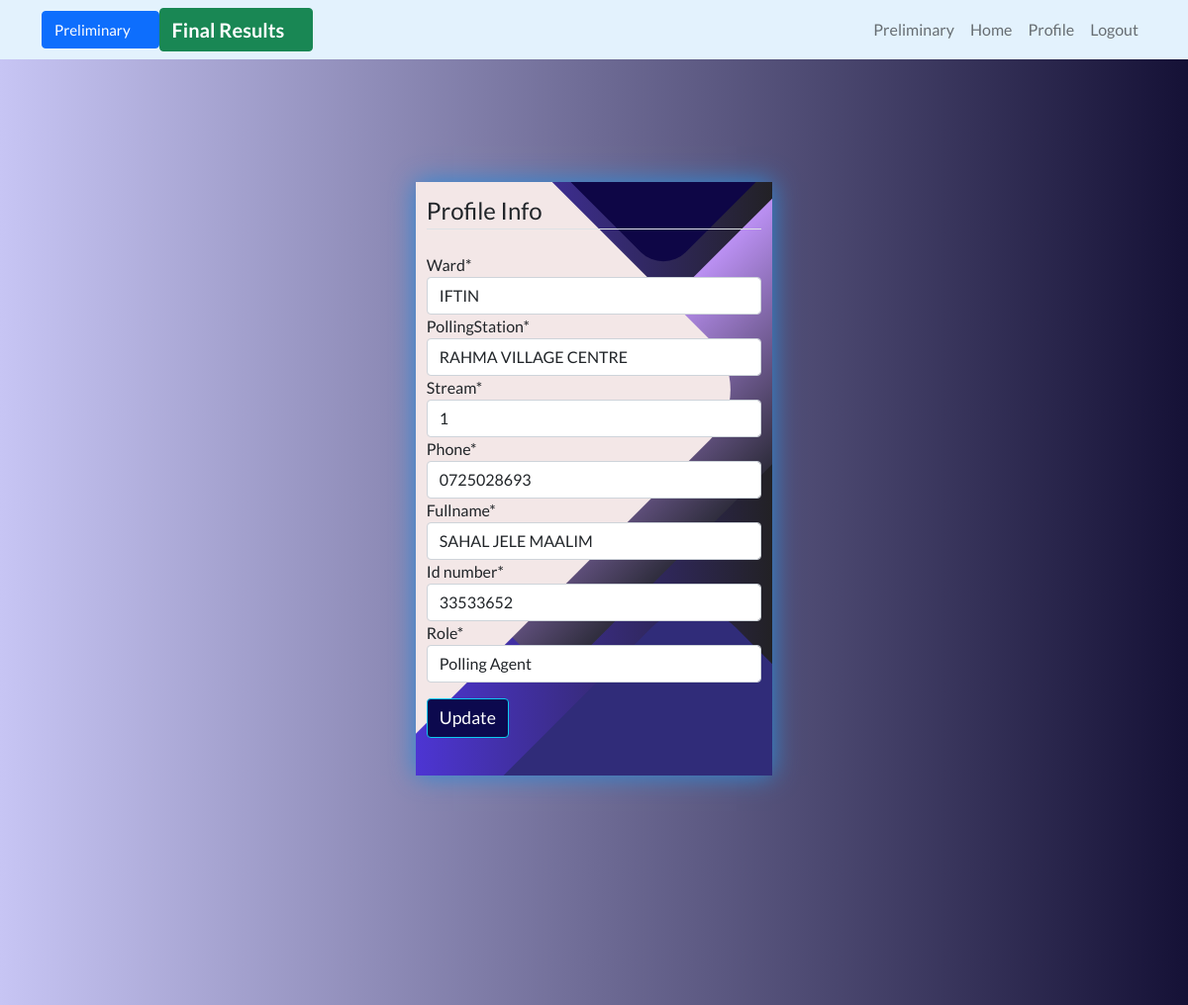
/profile/ (signed in), run on the app's committed database.
### users/models.py (models this page shows, shortened)
class Profile(models.Model):
    user = models.OneToOneField(User, on_delete=models.CASCADE)
    ward = models.CharField(max_length=50,choices=WARDS)
    pollingStation = models.CharField(max_length=50)
    stream = models.CharField( max_length=50, choices=STREAMS)
    phone = models.CharField(max_length=50)
    fullname = models.CharField(max_length=50)
    id_number = models.CharField(max_length=50)
    role = models.CharField(max_length=50,choices=AGENT_ROLE, default='Polling Agent')

### users/views.py (the view)
# urls.py: path('profile/', user_views.profile, name='profile'),
@login_required
def profile(request):
    if request.method == 'POST':
        profile_update_form = ProfileUpdateForm(request.POST, request.FILES, instance=request.user.profile)
        if profile_update_form.is_valid():
            profile_update_form.save()
            messages.success(request, f'Your account has been updated!')
            return redirect('home')
    else:
        profile_update_form = ProfileUpdateForm(instance=request.user.profile)
    context = {
        'profile_update_form': profile_update_form
    }
    return render(request, 'users/update.html', context)

### users/forms.py
class ProfileUpdateForm(forms.ModelForm):
    class Meta:
        model = Profile
        fields = ['ward', 'pollingStation','stream', 'phone', 'fullname', 'id_number', 'role']

### users/templates/users/update.html (shortened to what this page needs)
{% extends 'users/base.html' %}
{% load crispy_forms_tags %}
{% block content %}
<div class="container1">
    <div class="screen">
        <div class="screen__content">
            <form method="POST" enctype="multipart/form-data">
                <fieldset class="form-group">
                    <legend class="border-bottom mb-4">Profile Info</legend>
                    {{ profile_update_form|crispy }}
                </fieldset>
                <div class="form-group mt-3 classic">
                    <button class="btn btn-outline-info" type="submit">Update</button>
                </div>
            </form>
        </div>
        <div class="screen__background">
            <span class="screen__background__shape screen__background__shape4"></span>
            <span class="screen__background__shape screen__background__shape2"></span>
            <span class="screen__background__shape screen__background__shape1"></span>
        </div>
    </div>
</div>
{% endblock content %}

### users/static/users/css/main.css (style rules this page uses)
body { background-color: bisque; }

### users/templates/users/update.html (style rules this page uses)
* { box-sizing: border-box; margin: 0; padding: 0; font-family: 'Lato', sans-serif; }
body { background: linear-gradient(90deg, #C7C5F4, #151136); }
.container1 { display: flex; align-items: center; justify-content: center; min-height: 100vh; }
.screen { background: linear-gradient(90deg, #4d35d3, #222125); position: relative; height: 600px; width: 360px; box-shadow: 0px 0px 24px #2d8ad6; }
.screen__content { z-index: 1; position: relative; height: 100%; padding: 3%; }
.screen__background { position: absolute; top: 0; left: 0; right: 0; bottom: 0; z-index: 0; -webkit-clip-path: inset(0 0 0 0); clip-path: inset(0 0 0 0); }
.screen__background__shape { transform: rotate(45deg); position: absolute; }
.screen__background__shape1 { height: 520px; width: 520px; background: rgb(243, 231, 231); top: -50px; right: 120px; border-radius: 0 72px 0 0; }
.screen__background__shape2 { height: 220px; width: 220px; background: #0e0646; top: -172px; right: 0; border-radius: 32px; }
.screen__background__shape4 { height: 400px; width: 200px; background: #302c79; top: 420px; right: 50px; border-radius: 60px; }
.classic button { background-color: #0c094e; color: white; font-size: 1.1rem; }

### data on the page
Profile: ward "IFTIN", pollingStation "RAHMA VILLAGE CENTRE", stream "1", phone "0725028693", fullname "SAHAL JELE MAALIM", id_number "33533652", role "Polling Agent"
